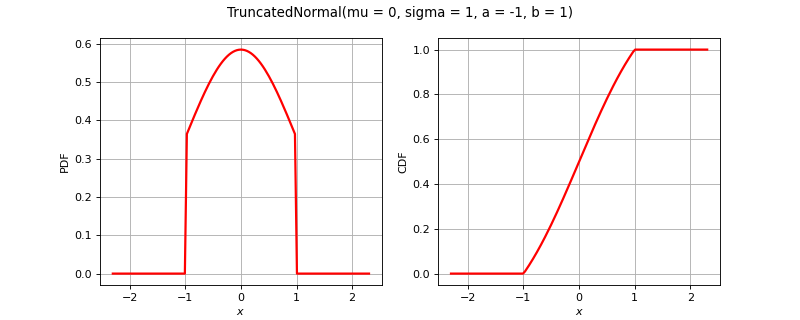

The Python source for this figure:
import openturns as ot
from matplotlib import pyplot as plt
from openturns.viewer import View
title = None
if ot.TruncatedNormal().__class__.__name__ == 'Bernoulli':
    distribution = ot.Bernoulli(0.7)
elif ot.TruncatedNormal().__class__.__name__ == 'Binomial':
    distribution = ot.Binomial(5, 0.2)
elif ot.TruncatedNormal().__class__.__name__ == 'Hypergeometric':
    distribution = ot.Hypergeometric(10, 4, 7)
elif ot.TruncatedNormal().__class__.__name__ == 'CumulativeDistributionNetwork':
    coll = [ot.Normal(2),ot.Dirichlet([0.5, 1.0, 1.5])]
    distribution = ot.CumulativeDistributionNetwork(coll, ot.BipartiteGraph([[0,1], [0,1]]))
elif ot.TruncatedNormal().__class__.__name__ == 'Histogram':
    distribution = ot.Histogram([-1.0, 0.5, 1.0, 2.0], [0.45, 0.4, 0.15])
elif ot.TruncatedNormal().__class__.__name__ == 'KernelMixture':
    kernel = ot.Uniform()
    sample = ot.Normal().getSample(5)
    bandwith = [1.0]
    distribution = ot.KernelMixture(kernel, bandwith, sample)
elif ot.TruncatedNormal().__class__.__name__ == 'MaximumDistribution':
    coll = [ot.Uniform(2.5, 3.5), ot.LogUniform(1.0, 1.2), ot.Triangular(2.0, 3.0, 4.0)]
    distribution = ot.MaximumDistribution(coll)
elif ot.TruncatedNormal().__class__.__name__ == 'Multinomial':
    distribution = ot.Multinomial(5, [0.2])
elif ot.TruncatedNormal().__class__.__name__ == 'RandomMixture':
    coll = [ot.Triangular(0.0, 1.0, 5.0), ot.Uniform(-2.0, 2.0)]
    weights = [0.8, 0.2]
    cst = 3.0
    distribution = ot.RandomMixture(coll, weights, cst)
elif ot.TruncatedNormal().__class__.__name__ == 'TruncatedDistribution':
    distribution = ot.TruncatedDistribution(ot.Normal(2.0, 1.5), 1.0, 4.0)
elif ot.TruncatedNormal().__class__.__name__ == 'UserDefined':
    distribution = ot.UserDefined([[1.0], [2.0], [3.0]], [0.4, 0.5, 1.0])
elif ot.TruncatedNormal().__class__.__name__ == 'ZipfMandelbrot':
    distribution = ot.ZipfMandelbrot(10, 2.5, 0.3)
elif ot.TruncatedNormal().__class__.__name__ == 'Normal':
    cov = ot.CovarianceMatrix([[1.0, -0.5], [-0.5, 1.0]])
    distribution = ot.Normal([0.0, 0.0], cov)
    title = "Normal dist. with correlation coefficient {}".format(cov[0, 1])
else:
    distribution = ot.TruncatedNormal()

dimension = distribution.getDimension()
if title is None:
    title = str(distribution)[:100].split('\n')[0]
if dimension == 1:
    distribution.setDescription(['$x$'])
    pdf_graph = distribution.drawPDF()
    cdf_graph = distribution.drawCDF()
    fig = plt.figure(figsize=(10, 4))
    pdf_axis = fig.add_subplot(121)
    cdf_axis = fig.add_subplot(122)
    View(pdf_graph, figure=fig, axes=[pdf_axis], add_legend=False)
    View(cdf_graph, figure=fig, axes=[cdf_axis], add_legend=False)
    fig.suptitle(title)
elif dimension == 2:
    grid = ot.GridLayout(1, 2)
    pdf_graph = distribution.drawPDF()
    pdf_graph.setLegends([''])
    cdf_graph = distribution.drawCDF()
    cdf_graph.setLegends([''])
    grid.setGraph(0, 0, pdf_graph)
    grid.setGraph(0, 1, cdf_graph)
    grid.setTitle(title)
    fig = View(grid).getFigure()
    fig.axes[0].set_title('PDF')
    fig.axes[1].set_title('CDF')
